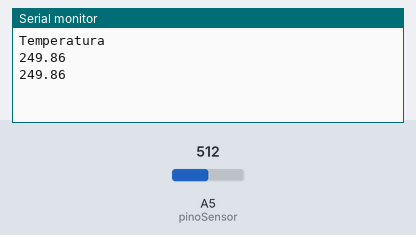
Bench run of a sketch on a simulated Arduino Uno, built with avr-gcc and run on an emulated ATmega328P. On the bench: the last lines printed to the serial monitor. The inputs (shaded band) are chosen by the test bench; at power-on: A5 (pinoSensor) = 512.

Above: at 1.8 s.
1.9 s: A5 (pinoSensor) set to 716
At 2.8 s:
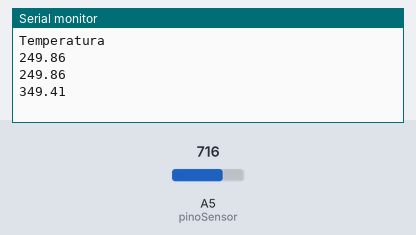
3.4 s: A5 (pinoSensor) set to 900
At 4.4 s:
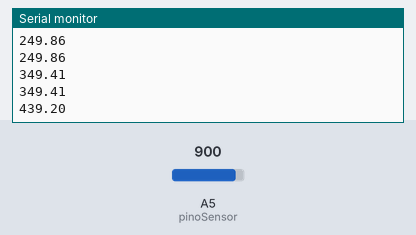
Timing chart, 0 to 6.4 s (numbered marks = the images above; inputs shaded):
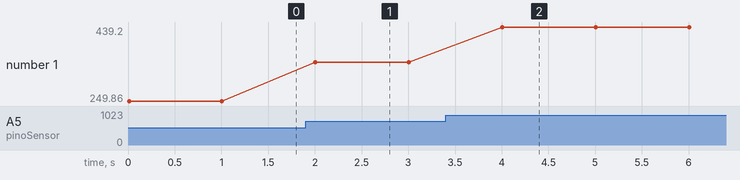

Measured:
- after the input at 1.9 s, the serial monitor: prints a new line after 0.10 s (image 1)
- after the input at 3.4 s, the serial monitor: prints a new line after 0.60 s (image 2)
- plotted number 1: 249.86 → 349.41 after the input at 1.9 s, 349.41 → 439.2 after the input at 3.4 s

The sketch:

sketch_feb28a.ino
```cpp
int pinoSensor = A5; //Saída de sensor na A5.
int valorLido = 0; //Variável auxiliar.
float temperatura = 0; //Variável que armazenará a temperatura lida
int linha =0; //Variável que se refere as linhas do excel

void setup() {//função que será executada uma
  Serial.begin(9600); // Inicia a comunicação serial a 9600 bauds.
  Serial.println("Temperatura"); //nomeia a coluna
}

void loop() { //Função que será executada continuamente.
  valorLido = analogRead(pinoSensor); // Leitura analógica da porta A0
  temperatura = (valorLido * 0.00488); // 5 volts/ 1023 = 0,0048 precisão do A/D
  temperatura = temperatura * 100; // converte milivolts para celsius - cada 10mV == 1 grau C
  linha++; //incrementa linha para que a leitura pule linha

  Serial.print(temperatura);
  Serial.println();

  if(linha > 100)// loop para limitar a qnt de dados
  {
    linha = 0;
    Serial.println("ROW,SET,2"); // alimentação das linhas sempre com os dados iniciados
  }
  delay(1000); // Tempo 5 seg para reaizar outra leitura.
}
```
